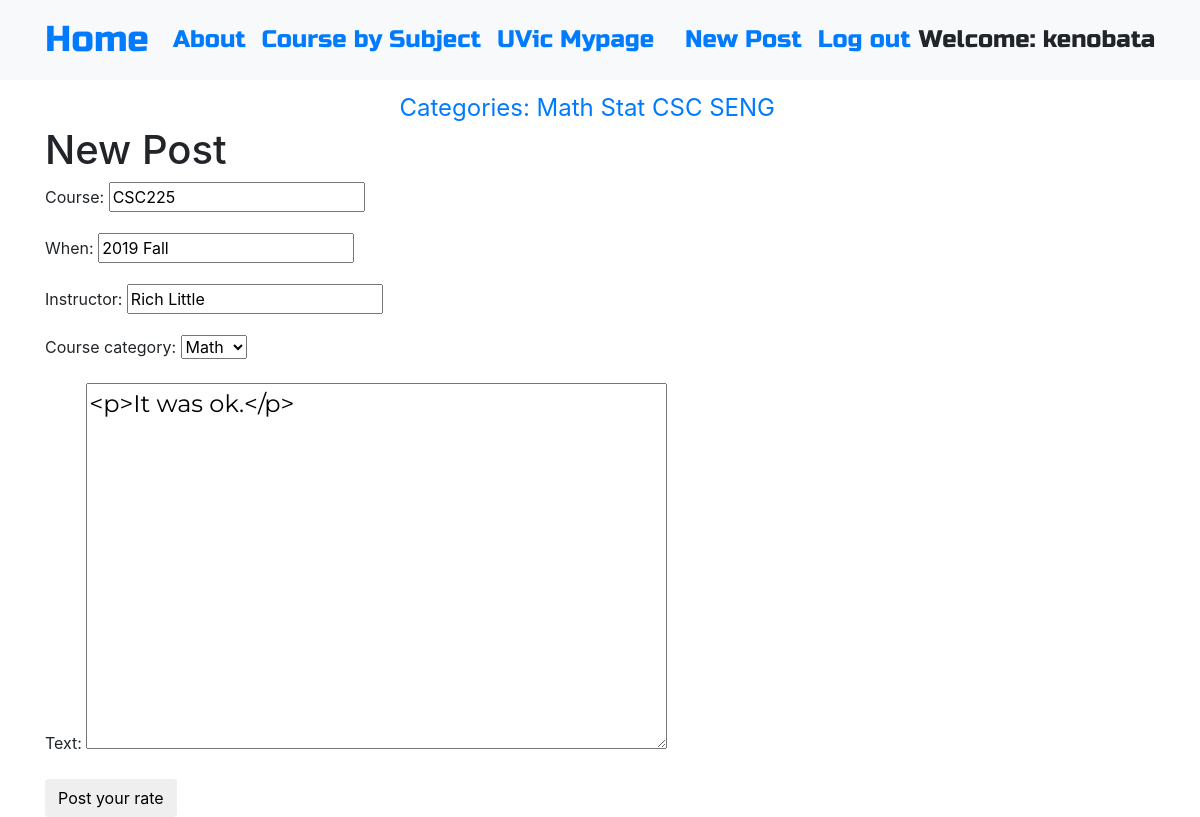
Screenshot of /post/3/edit/ (signed in) with the database file from the repository.
### blog/models.py (models this page shows, shortened)
class Post(models.Model):
    Course = models.CharField(max_length=200)
    When = models.CharField(max_length=200, blank=True, null=True)
    Instructor = models.CharField(max_length=200, blank=True, null=True)
    text = models.TextField()
    create_date=models.DateTimeField(default=timezone.now())
    published_date = models.DateTimeField(blank=True, null=True)
    course_choice = (('math','Math'),('stat','Stat'),('csc','CSC'),('seng','SENG'),('other','Other') )
    course_category = models.CharField(max_length=6, choices=course_choice, default='Other')

### blog/views.py (the view)
# urls.py: path('post/<int:pk>/edit/', views.PostUpdateView.as_view(), name='post_edit'),
class PostUpdateView(LoginRequiredMixin,UpdateView):
    login_url ='/login/'
    redirect_field_name = 'blog/post_detail.html'
    form_class = PostForm
    model = Post

### blog/forms.py
class PostForm(forms.ModelForm):
    class Meta():
        year_choice=['Before 2016',
                     '2016 Fall','2016 Summer','2016 Spring',
                     '2017 Fall','2017 Summer','2017 Spring',
                     '2018 Fall','2018 Summer','2018 Spring',
                     '2019 Fall','2019 Summer','2019 Spring',
                     '2020 Spring',
                     ]
        model = Post
        fields = ('Course','When','Instructor','course_category','text')
        widgets = {
            'Course':forms.TextInput(attrs={'class':'textinputclass'}),
            'text':forms.Textarea(attrs={'class':'editable medium-editor-textarea postcontent'}),
            }

### blog/templates/blog/post_form.html (shortened to what this page needs)
{% extends 'blog/base.html' %}
{% block content %}
    <h1>New Post</h1>
    <form method="POST" class="post-form">
    {{form.as_p}}
    <button type="submit" class="save btn btn-default">Post your rate</button>
    </form>
{% endblock %}

### blog/templates/blog/base.html (shortened to what this page needs)
<!DOCTYPE html>
{% load static %}
<html>
  <head>
    <link rel="stylesheet" href="https://stackpath.bootstrapcdn.com/bootstrap/4.1.3/css/bootstrap.min.css"
>
    <link href="https://maxcdn.bootstrapcdn.com/font-awesome/4.7.0/css/font-awesome.min.css" rel="stylesheet">
    <link rel="stylesheet" href="//cdn.jsdelivr.net/medium-editor/latest/css/medium-editor.min.css" type="text/css" media="screen" charset="utf-8">
    <link rel="stylesheet" href="{% static 'css/blog.css' %}">
  </head>
  <body class='loader'>
    <nav class="navbar navbar-expand-lg bg-light techfont">
      <div class="container">
        <div class="navbar-nav align-items-center">
          <a class="navbar-brand bigbrand" href="{% url 'post_list' %}">Home</a>
          <a class="nav-item nav-link" href="{% url 'about' %}">About</a>
          <a class="nav-item nav-link" href="https://web.uvic.ca/calendar2016-09/courses/courses-by-subject.html">Course by Subject</a>
          <a class="nav-item nav-link" href="https://www.uvic.ca/cas/login?service=https://www.uvic.ca/mypage/Login?refUrl=https%3A//www.uvic.ca/mypage/f/welcome/normal/render.uP">UVic Mypage</a>
        </div>
        <div class="navbar-nav align-items-center ml-auto">
          {% if user.is_authenticated %}
            <a class="nav-item nav-link" href="{% url 'post_new' %}">New Post</a>
            <a class="nav-item nav-link" href="{% url 'logout' %}">Log out</a>
            <a >Welcome: {{ user.username }}</a>
          {% else %}
            <a class="nav-item nav-link" href="{% url 'register' %}">*register to post*</a>
            <a class="nav-item nav-link" href="{% url 'user_login' %}">Login</a>
            <a class="nav-item nav-link" href="{% url 'login' %}" aria-label="Login">
              <span class="fa fa-user" aria-hidden="true"></span></a>
          {% endif %}
        </div>
      </div>
    </nav>
          <div class="content container">
              <div class="row">
                  <div class="col-md-8">
                      <div class="vertical-menu">
                    <a href="#">Categories:</a>
                      <a href="{% url 'math_list' %}">Math</a>
                      <a href="{% url 'stat_list' %}">Stat</a>
                      <a href="{% url 'csc_list' %}">CSC</a>
                      <a href="{% url 'seng_list' %}">SENG</a>
                      </div>
                    <div class="blog_posts">
                      {% block content %}
                      {% endblock %}
                    </div>
                  </div>
              </div>
          </div>
  </body>
</html>

### blog/static/css/blog.css (style rules this page uses)
.techfont { font-family: 'Russo One', sans-serif; font-size: 1.5em; margin-bottom: 10px; }
.postcontent { font-family: 'Montserrat'; font-size: 1.5em; }
.bigbrand { font-size: 1.5em; }
.loader { filter:hue-rotate(0deg); color: linear-gradient(45deg,#0f8,#08f); animation:hue 5000ms infinite linear; background-image:url(https://finearts.uvic.ca/music/calendar/wp-content/uploads/2017/06/UVic_East_high_500x500.jpg); background-position:right; background-size: 25% 100%; background-repeat: no-repeat; }
.vertical-menu { text-align: right; font-size: 1.5em; margin-left: auto; margin-right: auto; }

### rows the page displays
Post: Course "CSC225", When "2019 Fall", Instructor "Rich Little", course_category "Math", text "<p>It was ok.</p>"

### other values shown
{{ user.username }} "kenobata"
